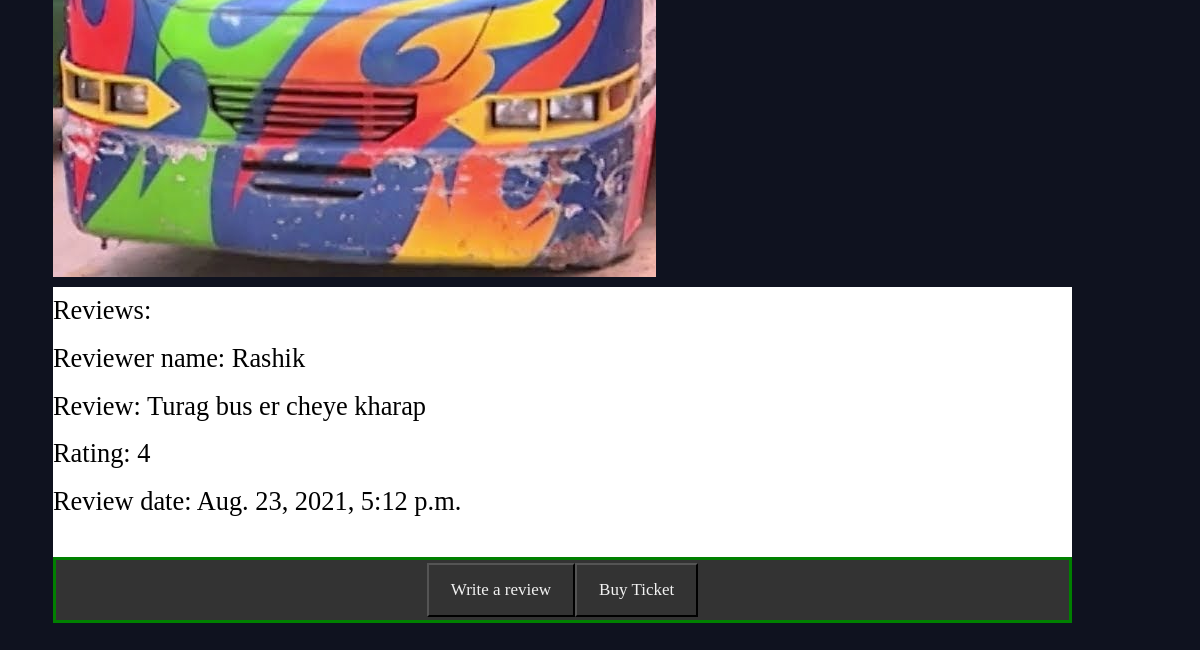
Page /main/bolaka/ (signed in, lower part) on the earlier database version.
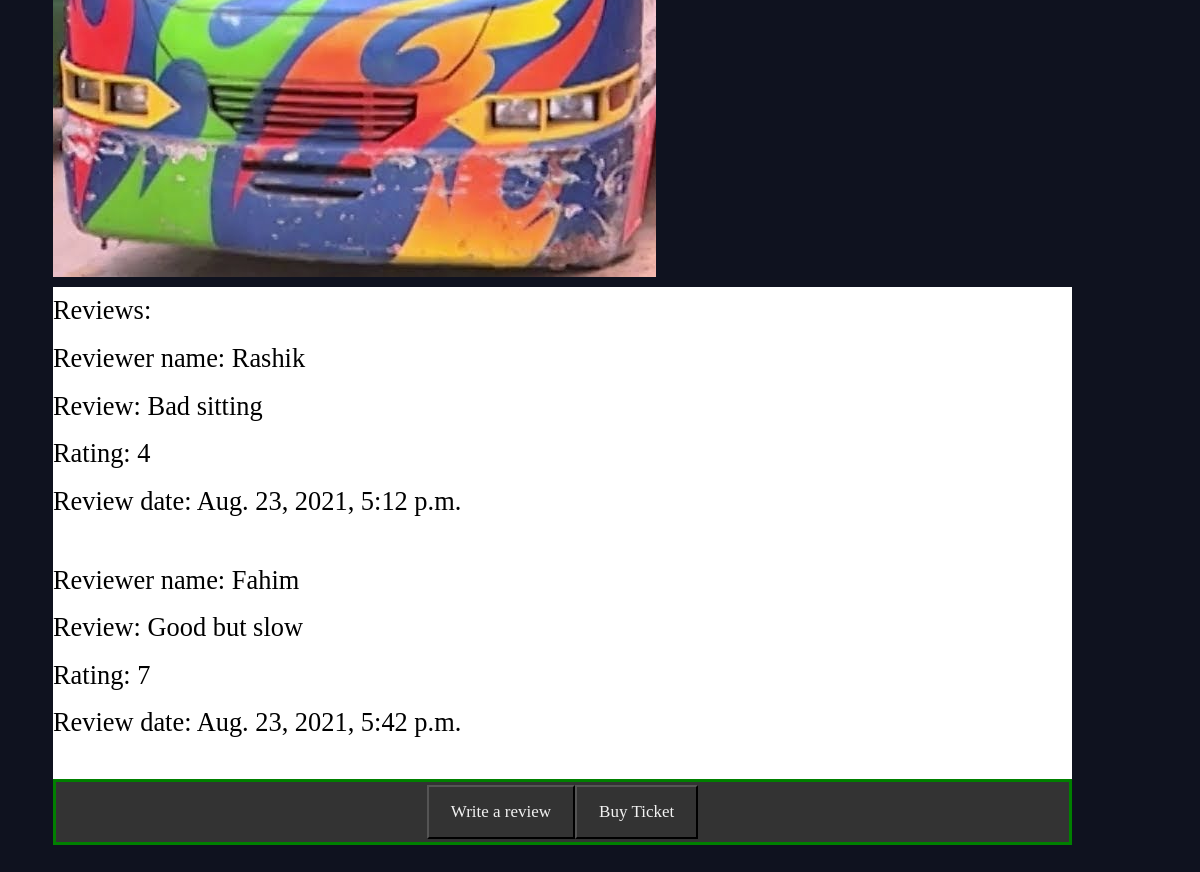
Same page on the later database version.
### main/models.py (models this page shows)
class balaka(models.Model):
    name = models.CharField(max_length=20)
    date = models.DateTimeField(auto_now_add=True)
    text = models.TextField(max_length=3000, blank=True)
    rate = models.PositiveSmallIntegerField(choices=RATE_CHOICES, null=True)
    likes = models.PositiveIntegerField(default=0)
    unlikes = models.PositiveIntegerField(default=0)
    user = models.ForeignKey(User, default=None, on_delete=models.DO_NOTHING)

### main/views.py (the view)
@login_required(login_url="/account/login/")
def bolaka(request):
    Balaka = balaka.objects.all().order_by('date')
    return render(request, 'main/bolaka.html', {'Balaka': Balaka})

### main/templates/main/bolaka.html (shortened to what this page needs)
{% extends 'base_layout.html' %}
{% block content %}
	<section class="tm-section tm-section-1">
                <div class="tm-textbox tm-textbox-2 tm-bg-dark">
				  <img src="/static/balaka.png">
                    <br>
                    <div style="background-color:white;">
                        <h1>Reviews: </h1>
                        {% for Balaka in Balaka %}
                            <div>
                                <h2>Reviewer name: {{ Balaka.name }}</h2>
                                <h2>Review: {{ Balaka.text }}</h2>
                                <h2>Rating: {{Balaka.rate }}</h2>
                                <h2>Review date: {{ Balaka.date }}</h2>
                                <br>
                            </div>
                        {% endfor %}
                    </div>
				  <div class="topnav">
                      <div class="centerb">
                            <button type="submit"><a href="{% url 'articles:bolakareview' %}">Write a review</a></button>
                            <button type="submit"><a href="{% url 'articles:ticket_page' %}">Buy Ticket</a></button>
                        </div>
                  </div>
                </div>
              </section>
{% endblock %}

Differences in the rows shown:
changed balaka "Rashik": text "Turag bus er cheye kharap" → "Bad sitting"
added balaka: name "Fahim", text "Good but slow", rate "7", date "Aug. 23, 2021, 5:42 p.m."
